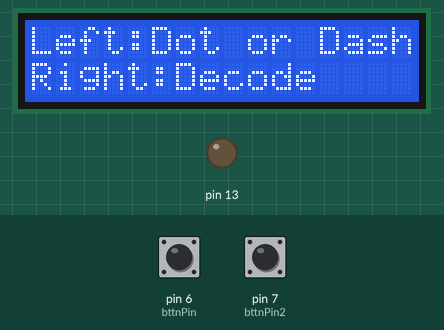
This sketch was run on a simulated Arduino Uno, built with avr-gcc and run on an emulated ATmega328P. Parts: 16×2 character LCD, output pins drawn as LEDs (lit = HIGH). Inputs (shaded band) come from the test bench; at power-on: pin 7 (bttnPin2) LOW, pin 6 (bttnPin) LOW. At 6.2 s the program stops and its outputs stay as they are.

Above: at 1.2 s.
1.3 s: pin 7 (bttnPin2) driven HIGH
At 1.7 s:
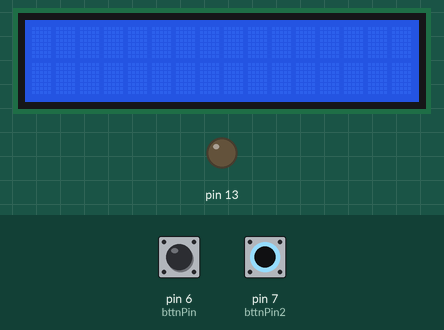
2.8 s: pin 6 (bttnPin) pulsed HIGH 5 times (0.12 s each, 0.3 s apart)
At 5.3 s:
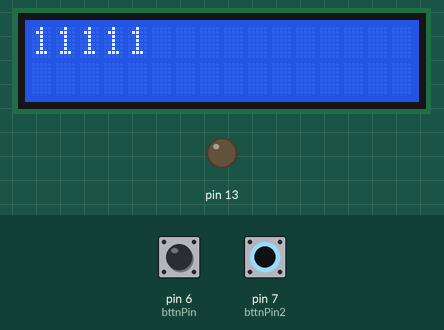
5.8 s: pin 7 (bttnPin2) pulsed LOW 2 times (0.12 s each, 0.3 s apart)
At 7.0 s:
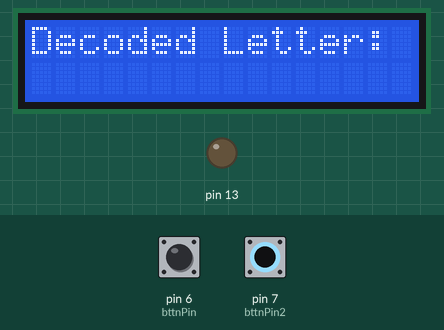
Timing chart, 0 to 7.7 s (numbered marks = the images above; inputs shaded):
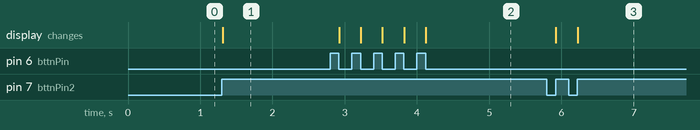

Measured:
- after the input at 1.3 s, the display: changes at once (image 1)
- after the input at 2.8 s, the display: first changes after 0.12 s (image 2 shows a later state)
- after the input at 5.8 s, the display: first changes after 0.12 s (image 3 shows a later state)

The sketch:

MorseToAlpha.ino
```cpp
#include <LiquidCrystal.h>


LiquidCrystal lcd(12, 11, 5, 4, 3, 2);
const int bttnPin = 6;
const int bttnPin2 = 7;
int bttnState = 0;
int bttnState2 = 0;
int prevBttnState = 0;
int prevBttnState2 = 0;
unsigned long start = 0;
unsigned long current = 0;
String morseCode = "";
String prevMorseCode = "";
//dots are 1's, dashes are 0's
String mCodes[36] = {"10","0111","0101","011","1","1101","001","1111","11","1000",
                     "010","1011","00","01","000","1001","0010","101","111","0",
                     "110","1110","100","0110","0100","0011","10000","11000",
                     "11100","11110","11111","01111","00111","00011","00001","00000"};
String alpha = "ABCDEFGHIJKLMNOPQRSTUVWXYZ1234567890";

String alphaToMorse(String alphaPhrase)
{
  for(int i = 0;i<36;i++)
 {
    if (mCodes[i] == alphaPhrase)
    {
      return String(alpha[i]);
    }
  }
}

void setup()
{
  // put your setup code here, to run once:
  lcd.begin(16,2);
  lcd.print("Left:Dot or Dash");
  lcd.setCursor(0,1);
  lcd.print("Right:Decode");
  pinMode(13,OUTPUT);
  digitalWrite(13,0);

  pinMode(bttnPin,INPUT); //sets up pin to get input from bttn 1
  pinMode(bttnPin2,INPUT); //sets up pin to get input from bttn 2
}

void loop()
{
  bttnState = digitalRead(bttnPin);

  if(bttnState != prevBttnState)
  {
    if(bttnState == HIGH)
    {
      start = millis();
      //lcd.clear();
      //lcd.print("Decoding...");
    }
    else if(bttnState == LOW)
    {
      lcd.clear();
      current = millis();
      //lcd.print(current-start);
      if((current-start) < 250)
      {
         morseCode += "1";
      }
      else if((current-start) >= 250)
      {
        morseCode += "0";
      }
    }
  }
  else
  {
     bttnState2 = digitalRead(bttnPin2);
     if(prevBttnState2 != bttnState2 && bttnState2 == HIGH)
     {
        lcd.clear();
        lcd.print("Decoded Letter:" + alphaToMorse(morseCode));
        //lcd.setCursor(8,1);
        //lcd.print(alphaToMorse(morseCode));
        morseCode = "";
     }
  }
  prevBttnState2 = bttnState2;
  prevBttnState = bttnState;
  if(prevMorseCode != morseCode)
  {
     lcd.print(morseCode);
  }
  prevMorseCode = morseCode;
}
```
